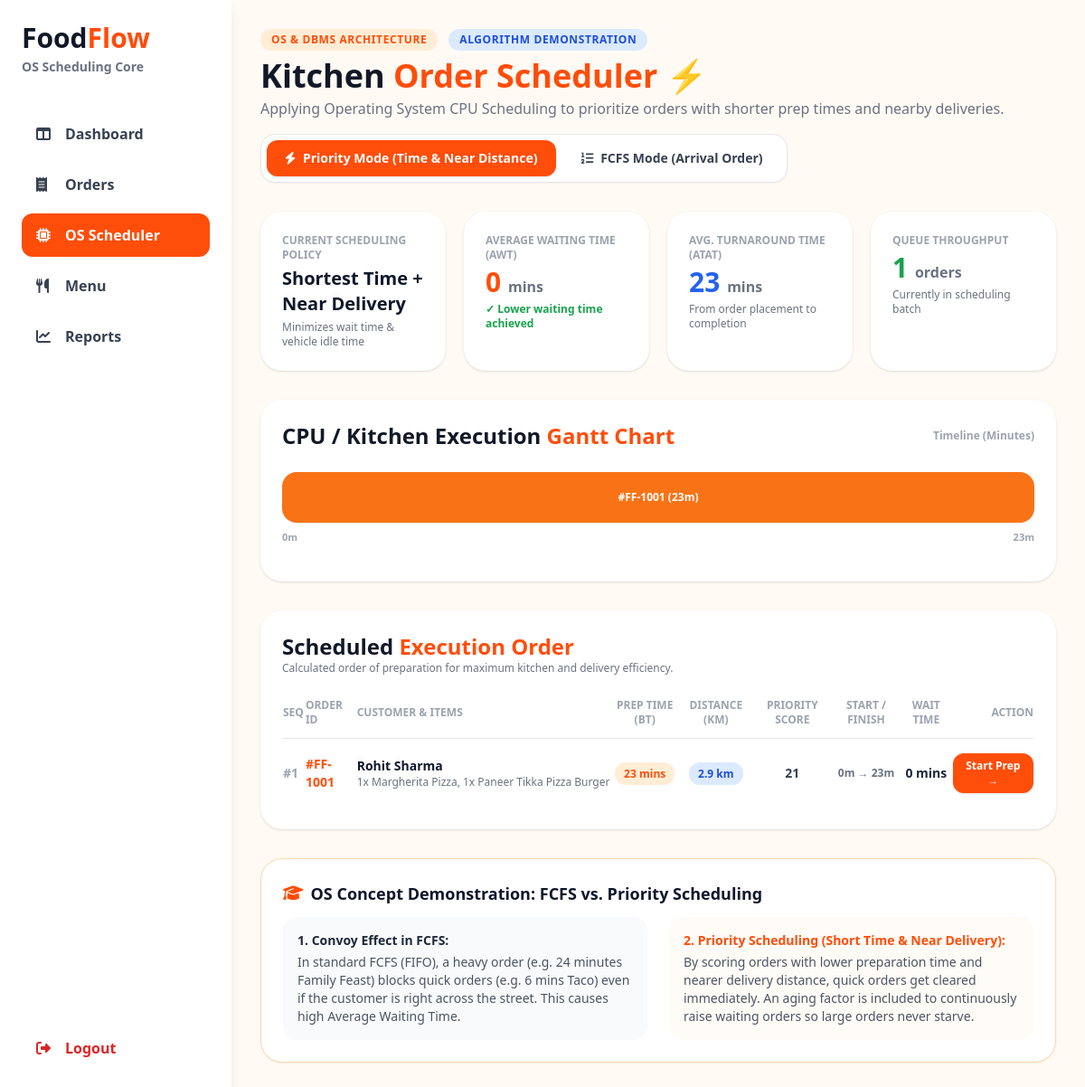
Page /Foodflow/Foodflow/Login/scheduler.php (signed in) on the committed database.
### tables this page shows
CREATE TABLE orders (
    id               INT AUTO_INCREMENT PRIMARY KEY,
    customer_id      INT NOT NULL,
    customer_name    VARCHAR(100) NULL,
    total            DECIMAL(10,2) NOT NULL,
    payment_method   VARCHAR(50) NOT NULL DEFAULT 'Cash on delivery',
    status           ENUM('placed','preparing','ready','out_for_delivery','delivered','cancelled','New','Preparing','Ready','Completed','Cancelled') NOT NULL DEFAULT 'placed',
    delivery_address VARCHAR(255) NOT NULL,
    notes            VARCHAR(255) NULL,
    created_at       TIMESTAMP NOT NULL DEFAULT CURRENT_TIMESTAMP,
    CONSTRAINT chk_orders_total CHECK (total >= 0),
    CONSTRAINT fk_orders_customer FOREIGN KEY (customer_id) REFERENCES users(user_id) ON DELETE RESTRICT,
    INDEX idx_orders_status (status),
    INDEX idx_orders_created (created_at)
);

### Foodflow/Foodflow/Login/scheduler.php (the view, shortened to what the rows shown need)
<?php
require_once __DIR__ . '/../db.php';
$mode     = $_GET['mode'] ?? 'priority';
$rawOrders = [];
try {
    $dbOrders = $pdo->query("
        SELECT o.id, o.customer_name, u.full_name, o.delivery_address, o.created_at, o.total, o.status,
               (SELECT GROUP_CONCAT(CONCAT(oi.quantity, 'x ', f.name) SEPARATOR ', ')
                FROM order_items oi JOIN food f ON oi.food_id = f.id WHERE oi.order_id = o.id) AS items
        FROM orders o
        LEFT JOIN users u ON o.customer_id = u.user_id
        WHERE o.status IN ('placed', 'New', 'preparing', 'Preparing')
        ORDER BY o.id ASC
    ")->fetchAll(PDO::FETCH_ASSOC);
    if (!empty($dbOrders)) {
        $simArrival = 0;
        foreach ($dbOrders as $o) {
            $itemStr = strtolower($o['items'] ?: '');
            $prepTime = 8;
            if (strpos($itemStr, 'pizza') !== false) $prepTime += 10;
            if (strpos($itemStr, 'burger') !== false || strpos($itemStr, 'pasta') !== false) $prepTime += 5;
            $hash = crc32($o['delivery_address'] . $o['id']);
            $dist = round(1.2 + (($hash % 55) / 10.0), 1);
            $rawOrders[] = [
                'id'       => (int)$o['id'],
                'customer' => $o['customer_name'] ?: ($o['full_name'] ?: 'Customer #' . $o['id']),
                'items'    => $o['items'] ?: 'Food Order',
                'address'  => $o['delivery_address'],
                'at'       => $simArrival,
                'bt'       => $prepTime,
                'dist'     => $dist,
                'status'   => $o['status']
            ];
            $simArrival += 2;
        }
    }
} catch (PDOException $e) {
    error_log($e->getMessage());
}
$scheduledOrders = [];
$totalWT = 0;
$totalTAT = 0;
if ($mode === 'fcfs') {
    $list = $rawOrders;
    usort($list, fn($a, $b) => $a['at'] <=> $b['at']);
    $clock = 0;
    foreach ($list as $o) {
        $start = max($clock, $o['at']);
        $ct = $start + $o['bt'];
        $tat = $ct - $o['at'];
        $wt = $tat - $o['bt'];
        $clock = $ct;
        $o['start'] = $start;
        $o['ct'] = $ct;
        $o['tat'] = $tat;
        $o['wt'] = $wt;
        $scheduledOrders[] = $o;
        $totalWT += $wt;
        $totalTAT += $tat;
    }
} else {
    $pool = $rawOrders;
    $clock = 0;
    while (!empty($pool)) {
        $eligibleKeys = [];
        foreach ($pool as $k => $item) {
            if ($item['at'] <= $clock) {
                $eligibleKeys[] = $k;
            }
        }
        $bestKey = $eligibleKeys[0];
        $bestScore = 999999;
        foreach ($eligibleKeys as $k) {
            $item = $pool[$k];
            $curWait = $clock - $item['at'];
            $dynamicScore = ($item['bt'] * 0.6) + ($item['dist'] * 2.5) - ($curWait * 0.5);
            if ($dynamicScore < $bestScore) {
                $bestScore = $dynamicScore;
                $bestKey = $k;
            }
        }
        $chosen = $pool[$bestKey];
        unset($pool[$bestKey]);
        $start = $clock;
        $ct = $start + $chosen['bt'];
        $tat = $ct - $chosen['at'];
        $wt = $tat - $chosen['bt'];
        $clock = $ct;
        $chosen['start'] = $start;
        $chosen['ct'] = $ct;
        $chosen['tat'] = $tat;
        $chosen['wt'] = $wt;
        $scheduledOrders[] = $chosen;
    }
}
?>
<!DOCTYPE html>
<html lang="en">
<head>
    <script src="https://cdn.tailwindcss.com"></script>
    <link rel="stylesheet" href="https://cdnjs.cloudflare.com/ajax/libs/font-awesome/6.7.2/css/all.min.css">
</head>
<body class="m-0 min-h-screen bg-orange-50/60 text-gray-900">
<div class="flex min-h-screen">
    <aside class="hidden w-64 shrink-0 flex-col bg-white p-6 shadow-lg lg:flex">
        <h1 class="text-3xl font-bold">Food<span class="text-[#ff4d0a]">Flow</span></h1>
    </aside>
    <main class="min-w-0 flex-1 p-4 md:p-8">
        <header class="flex flex-wrap items-center justify-between gap-4">
            <div>
                <h2 class="mt-2 text-3xl font-extrabold md:text-4xl">
                    Kitchen <span class="text-[#ff4d0a]">Order Scheduler</span> ⚡
                </h2>
            </div>
        </header>
        <section class="mt-8 rounded-3xl bg-white p-6 shadow">
            <div class="mt-6 overflow-x-auto pb-4">
                <div class="flex min-w-[700px] items-stretch gap-1">
                    <?php
                    $colors = ['bg-orange-500', 'bg-emerald-500', 'bg-blue-500', 'bg-purple-500', 'bg-amber-500', 'bg-rose-500'];
                    foreach ($scheduledOrders as $idx => $order):
                        $bg = $colors[$idx % count($colors)];
                        $flexGrow = max(1, $order['bt']);
                    ?>
                        <div class="flex flex-col items-center" style="flex: <?= $flexGrow ?> 1 0%;">
                            <div class="<?= $bg ?> flex h-14 w-full items-center justify-center rounded-2xl p-2 text-white shadow-sm transition hover:opacity-90"
                                 title="Order #FF-<?= $order['id'] ?> (<?= htmlspecialchars($order['customer']) ?>) - Prep: <?= $order['bt'] ?>m, Dist: <?= $order['dist'] ?>km">
                                <span class="truncate text-xs font-extrabold">#FF-<?= $order['id'] ?> (<?= $order['bt'] ?>m)</span>
                            </div>
                            <div class="mt-2 flex w-full justify-between text-[11px] font-bold text-gray-400">
                                <span><?= $order['start'] ?>m</span>
                                <span><?= $order['ct'] ?>m</span>
                            </div>
                        </div>
                    <?php endforeach; ?>
                </div>
            </div>
        </section>
        <section class="mt-8 rounded-3xl bg-white p-6 shadow">
            <div class="mt-6 overflow-x-auto">
                <table class="w-full text-left">
                    <thead>
                        <tr class="border-b text-xs font-extrabold uppercase text-gray-400">
                            <th class="pb-3">Seq</th>
                            <th class="pb-3">Order ID</th>
                            <th class="pb-3">Customer &amp; Items</th>
                            <th class="pb-3 text-center">Prep Time (BT)</th>
                            <th class="pb-3 text-center">Distance (km)</th>
                            <th class="pb-3 text-center">Priority Score</th>
                            <th class="pb-3 text-center">Start / Finish</th>
                            <th class="pb-3 text-center">Wait Time</th>
                            <th class="pb-3 text-right">Action</th>
                        </tr>
                    </thead>
                    <tbody class="divide-y divide-gray-100 text-sm">
                        <?php foreach ($scheduledOrders as $seq => $o): ?>
                            <tr class="transition hover:bg-orange-50/50">
                                <td class="py-4 font-black text-gray-400">#<?= $seq + 1 ?></td>
                                <td class="py-4 font-extrabold text-[#ff4d0a]">#FF-<?= $o['id'] ?></td>
                                <td class="py-4">
                                    <p class="font-bold text-slate-900"><?= htmlspecialchars($o['customer']) ?></p>
                                    <p class="truncate text-xs text-gray-500 max-w-xs"><?= htmlspecialchars($o['items']) ?></p>
                                </td>
                                <td class="py-4 text-center">
                                    <span class="rounded-xl bg-orange-100 px-2.5 py-1 text-xs font-extrabold text-[#ff4d0a]">
                                        <?= $o['bt'] ?> mins
                                    </span>
                                </td>
                                <td class="py-4 text-center">
                                    <span class="rounded-xl <?= $o['dist'] <= 2.5 ? 'bg-green-100 text-green-700' : 'bg-blue-100 text-blue-700' ?> px-2.5 py-1 text-xs font-extrabold">
                                        <?= $o['dist'] ?> km <?= $o['dist'] <= 2.5 ? '(Near)' : '' ?>
                                    </span>
                                </td>
                                <td class="py-4 text-center font-bold text-slate-700">
                                    <?= $o['priority_score'] ?>
                                </td>
                                <td class="py-4 text-center text-xs font-semibold text-gray-500">
                                    <?= $o['start'] ?>m → <?= $o['ct'] ?>m
                                </td>
                                <td class="py-4 text-center font-black <?= $o['wt'] > 20 ? 'text-red-500' : 'text-slate-800' ?>">
                                    <?= $o['wt'] ?> mins
                                </td>
                                <td class="py-4 text-right">
                                    <form method="POST">
                                        <button type="submit" class="rounded-xl bg-[#ff4d0a] px-3.5 py-1.5 text-xs font-bold text-white shadow hover:bg-orange-500">
                                            Start Prep →
                                        </button>
                                    </form>
                                </td>
                            </tr>
                        <?php endforeach; ?>
                    </tbody>
                </table>
            </div>
        </section>
    </main>
</div>
</body>
</html>

### rows in the picture
orders: id "1001", bt "23", start "0", ct "23", customer "Rohit Sharma", items "1x Margherita Pizza, 1x Paneer Tikka Pizza Burger", dist "2.9", priority_score "21", wt "0"

### other values in the picture
$avgWT "0"
$avgTAT "23"
$count "1"
